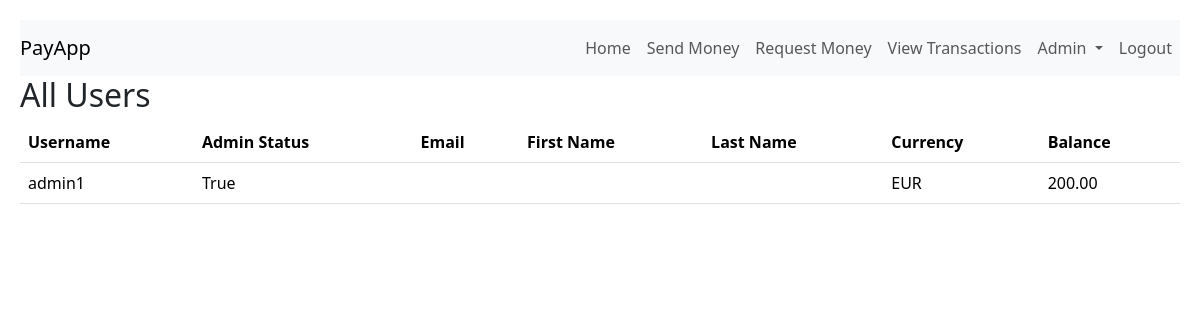
/webapps2026/admin-portal/accounts/ (signed in), run on an earlier commit of the app's database.
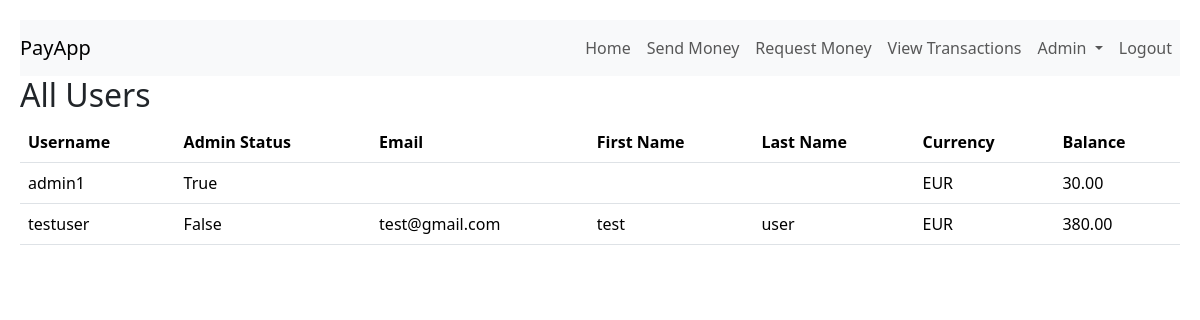
And on a later commit of the database.
### register/models.py (models this page shows)
class PayAppUser(AbstractUser):
    CURRENCY_CHOICE = [
        ('EUR', 'Euro'),
        ('USD', 'US Dollar'),
        ('GBP', 'Great British Pound'),
    ]
    currency = models.CharField(max_length=3, choices=CURRENCY_CHOICE, default='EUR')
    balance = models.DecimalField(max_digits=10, decimal_places=2, default=200.00)

### admin-portal/views.py (the view)
# urls.py: path('accounts/',views.admin_accounts,name='admin_accounts'),
@user_passes_test(check_admin)
def admin_accounts(request): #maybe change the name of this - slightly misleading
    User = get_user_model()
    users = User.objects.all()
    return render(request, 'admin-portal/admin-accounts.html',{'users':users})

### admin-portal/views.py (called while the page is built)
def check_admin(u):
    if u.is_superuser:
        return True
    return False

### templates/admin-portal/admin-accounts.html
{% extends 'base.html' %}
{% block content %}
    <h2>All Users</h2>
    <table class="table">
        <thead>
            <tr>
                <th>Username</th>
                <th>Admin Status</th>
                <th>Email</th>
                <th>First Name</th>
                <th>Last Name</th>
                <th>Currency</th>
                <th>Balance</th>
            </tr>
        </thead>
        <tbody>
            {% for user in users %}
                <tr>
                <td>{{ user.username }}</td>
                <td>{{ user.is_superuser }}</td>
                <td>{{ user.email }}</td>
                <td>{{ user.first_name }}</td>
                <td>{{ user.last_name }}</td>
                <td>{{ user.currency }}</td>
                <td>{{ user.balance }}</td>
                </tr>
            {% endfor %}
        </tbody>
    </table>
{% endblock %}

What changed in the data, as far as the page shows it:
changed PayAppUser "admin1": balance "200.00" → "30.00"
added PayAppUser: username "testuser", is_superuser "False", email "test@gmail.com", first_name "test", last_name "user", currency "EUR", balance "380.00"
